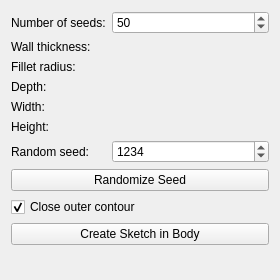
<?xml version="1.0" encoding="UTF-8"?>
<ui version="4.0">
 <class>PartDesignGui::TaskVoronoiParameters</class>
 <widget class="QWidget" name="PartDesignGui::TaskVoronoiParameters">
  <property name="geometry">
   <rect>
    <x>0</x>
    <y>0</y>
    <width>280</width>
    <height>280</height>
   </rect>
  </property>
  <property name="windowTitle">
   <string notr="true">Voronoi Parameters</string>
  </property>
  <layout class="QVBoxLayout" name="verticalLayout">
   <item>
    <layout class="QFormLayout" name="formLayout">
     <item row="0" column="0">
      <widget class="QLabel" name="labelSeeds">
       <property name="text">
        <string>Number of seeds:</string>
       </property>
      </widget>
     </item>
     <item row="0" column="1">
      <widget class="QSpinBox" name="spinSeeds">
       <property name="minimum">
        <number>3</number>
       </property>
       <property name="maximum">
        <number>1000</number>
       </property>
       <property name="value">
        <number>50</number>
       </property>
      </widget>
     </item>
     <item row="1" column="0">
      <widget class="QLabel" name="labelWallThickness">
       <property name="text">
        <string>Wall thickness:</string>
       </property>
      </widget>
     </item>
     <item row="1" column="1">
      <widget class="Gui::QuantitySpinBox" name="spinWallThickness"/>
     </item>
     <item row="2" column="0">
      <widget class="QLabel" name="labelFillet">
       <property name="text">
        <string>Fillet radius:</string>
       </property>
      </widget>
     </item>
     <item row="2" column="1">
      <widget class="Gui::QuantitySpinBox" name="spinFilletRadius"/>
     </item>
     <item row="3" column="0">
      <widget class="QLabel" name="labelDepth">
       <property name="text">
        <string>Depth:</string>
       </property>
      </widget>
     </item>
     <item row="3" column="1">
      <widget class="Gui::QuantitySpinBox" name="spinDepth"/>
     </item>
     <item row="4" column="0">
      <widget class="QLabel" name="labelWidth">
       <property name="text">
        <string>Width:</string>
       </property>
      </widget>
     </item>
     <item row="4" column="1">
      <widget class="Gui::QuantitySpinBox" name="spinWidth"/>
     </item>
     <item row="5" column="0">
      <widget class="QLabel" name="labelHeight">
       <property name="text">
        <string>Height:</string>
       </property>
      </widget>
     </item>
     <item row="5" column="1">
      <widget class="Gui::QuantitySpinBox" name="spinHeight"/>
     </item>
     <item row="6" column="0">
      <widget class="QLabel" name="labelSeed">
       <property name="text">
        <string>Random seed:</string>
       </property>
      </widget>
     </item>
     <item row="6" column="1">
      <widget class="QSpinBox" name="spinRandomSeed">
       <property name="minimum">
        <number>1</number>
       </property>
       <property name="maximum">
        <number>999999</number>
       </property>
       <property name="value">
        <number>1234</number>
       </property>
      </widget>
     </item>
    </layout>
   </item>
   <item>
    <widget class="QPushButton" name="buttonRandomize">
     <property name="text">
      <string>Randomize Seed</string>
     </property>
    </widget>
   </item>
   <item>
    <widget class="QCheckBox" name="checkCloseContour">
     <property name="text">
      <string>Close outer contour</string>
     </property>
     <property name="checked">
      <bool>true</bool>
     </property>
    </widget>
   </item>
   <item>
    <widget class="QPushButton" name="buttonCreateSketch">
     <property name="text">
      <string>Create Sketch in Body</string>
     </property>
    </widget>
   </item>
   <item>
    <spacer name="verticalSpacer">
     <property name="orientation">
      <enum>Qt::Vertical</enum>
     </property>
     <property name="sizeHint" stdset="0">
      <size>
       <width>20</width>
       <height>40</height>
      </size>
     </property>
    </spacer>
   </item>
  </layout>
 </widget>
 <customwidgets>
  <customwidget>
   <class>Gui::QuantitySpinBox</class>
   <extends>QWidget</extends>
   <header>Gui/QuantitySpinBox.h</header>
  </customwidget>
 </customwidgets>
 <resources/>
 <connections/>
</ui>
